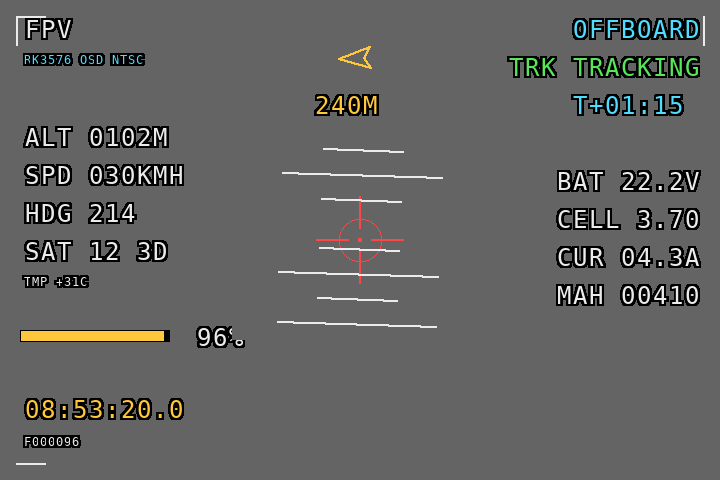
#> input picture openspec/changes/archive/2026-09-27-align-hud-with-rk-hdmi-osd/reference/layout_hud_100.png, 720 x 480 px; its folder holds 3 pictures in this run
$ python compare.py
#> lines starting #> are read from the running program, lines starting #| are printed output that depends on the picture; after the words box and inside, x2 and y2 are one past the last pixel; in counts of white or black regions, pixels touching at a corner belong together
"""重复计算固定参考图与本项目 HUD 的 720×480 区域差异。需 Pillow。"""

from pathlib import Path
from PIL import Image, ImageChops

ROOT = Path(__file__).resolve().parents[1]
REFERENCE = ROOT / "reference"
OUTPUT = ROOT / "comparison"
REGIONS = {
    "标题与副标题": (0, 0, 250, 90),
    "左侧遥测": (0, 110, 275, 310),
    "右侧遥测": (490, 0, 720, 310),
    "返航箭头与距离": (270, 30, 450, 125),
    "准星与俯仰梯": (270, 140, 450, 345),
    "电量条": (0, 315, 275, 375),
    "底部信息": (0, 380, 720, 480),
}


def compare(reference_name: str, actual_name: str, background: int) -> None:
#> called with reference_name = 'layout_hud_100.png', actual_name = 'hud-normal.png', background = 100
    reference = Image.open(REFERENCE / reference_name).convert("RGB")
#> reference is the input picture: PIL image 720x480 RGB; mean R, G, B 97.4, 97.8, 96.5
    actual = Image.open(OUTPUT / actual_name).convert("RGBA")
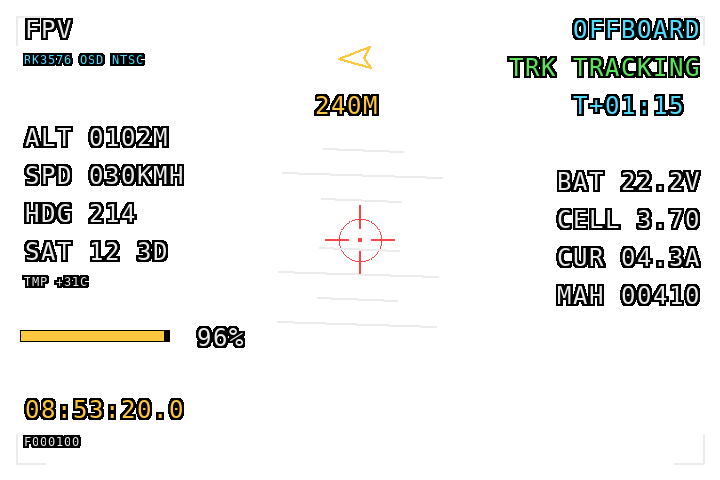
#> input picture openspec/changes/archive/2026-09-27-align-hud-with-rk-hdmi-osd/comparison/hud-normal.png, 720 x 480 px
#> actual is the input picture: PIL image 720x480 RGBA; mean R, G, B, A 8.2, 8.6, 7.3, 27.3
    base = Image.new("RGBA", actual.size, (background, background, background, 255))
    base.alpha_composite(actual)
    actual_rgb = base.convert("RGB")
    difference = ImageChops.difference(reference, actual_rgb)
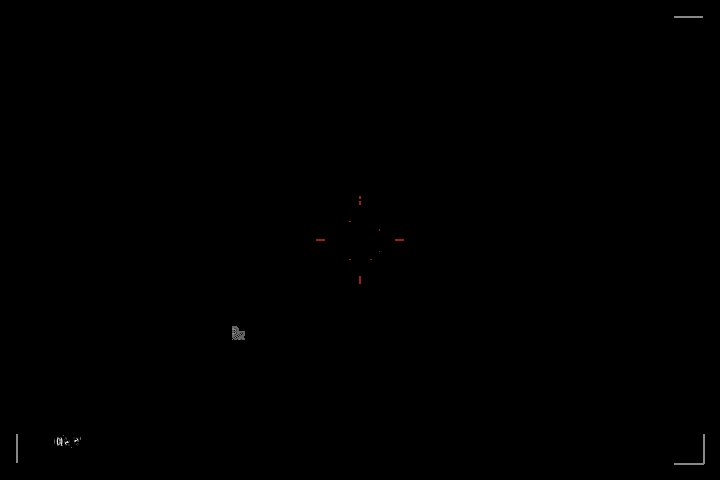
#> difference: PIL image 720x480 RGB; mean R, G, B 0.2, 0.2, 0.2
    difference.save(OUTPUT / f"diff-{actual_name}")
    print(f"{reference_name} ↔ {actual_name}")
    for name, area in REGIONS.items():
        region = difference.crop(area)
        changed = sum(pixel != (0, 0, 0) for pixel in region.getdata())
        total = region.width * region.height
        print(f"  {name}: {changed}/{total} ({100 * changed / total:.2f}%)")
#> this loop made 7 passes
#> changed on passes 1 to 7: 0, 0, 58, 0, 75, 147, 344
#|   标题与副标题: 0/22500 (0.00%)
#|   左侧遥测: 0/55000 (0.00%)
#|   右侧遥测: 58/71300 (0.08%)
#|   返航箭头与距离: 0/17100 (0.00%)
#|   准星与俯仰梯: 75/36900 (0.20%)
#|   电量条: 147/16500 (0.89%)
#|   底部信息: 344/72000 (0.48%)
#> pass 3, in compare, `region = difference.crop(area)`:
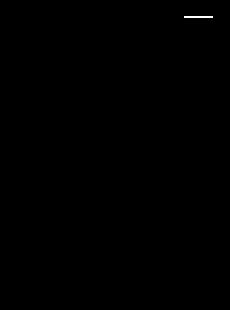
#> region: PIL image 230x310 RGB; values 0 (black) and 135 (white), 0.08% white in thin lines or dots, all inside (x1, y1, x2, y2) = (184, 16, 213, 18)


if __name__ == "__main__":
    compare("layout_hud_100.png", "hud-normal.png", 100)
    compare("layout_hud_150.png", "hud-alert.png", 100)
#> call 2 of compare, with reference_name = 'layout_hud_150.png', actual_name = 'hud-alert.png', background = 100
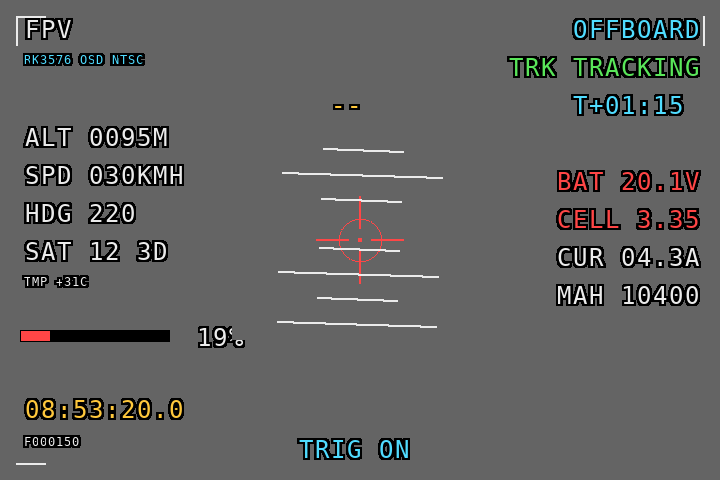
#> input picture openspec/changes/archive/2026-09-27-align-hud-with-rk-hdmi-osd/reference/layout_hud_150.png, 720 x 480 px
#> in compare, reference is the input picture: PIL image 720x480 RGB; mean R, G, B 96.2, 96.4, 95.9
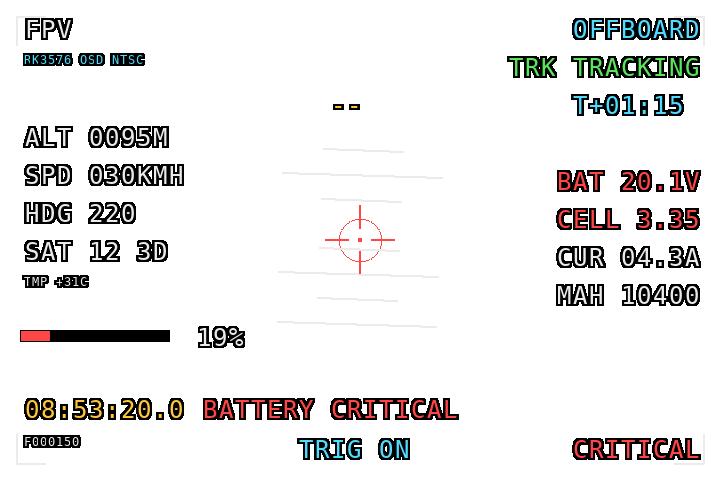
#> input picture openspec/changes/archive/2026-09-27-align-hud-with-rk-hdmi-osd/comparison/hud-alert.png, 720 x 480 px
#> in compare, actual is the input picture: PIL image 720x480 RGBA; mean R, G, B, A 8.5, 7.7, 7.2, 32.2
#> in compare (call 2), `base.alpha_composite(actual)`:
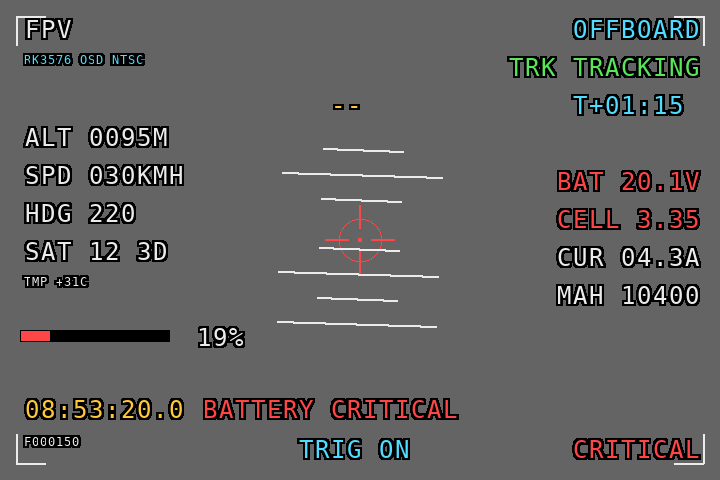
#> base: PIL image 720x480 RGBA; mean R, G, B, A 95.9, 95.1, 94.6, 255
#> the loop in compare (call 2), `for name, area in REGIONS.items():` made 7 passes
#|   标题与副标题: 0/22500 (0.00%)
#|   左侧遥测: 0/55000 (0.00%)
#|   右侧遥测: 58/71300 (0.08%)
#|   返航箭头与距离: 0/17100 (0.00%)
#|   准星与俯仰梯: 75/36900 (0.20%)
#|   电量条: 147/16500 (0.89%)
#|   底部信息: 6210/72000 (8.62%)
    compare("layout_det_100.png", "target-normal.png", 20)
#> (the run stopped early here; a loop or call above may not have finished)
